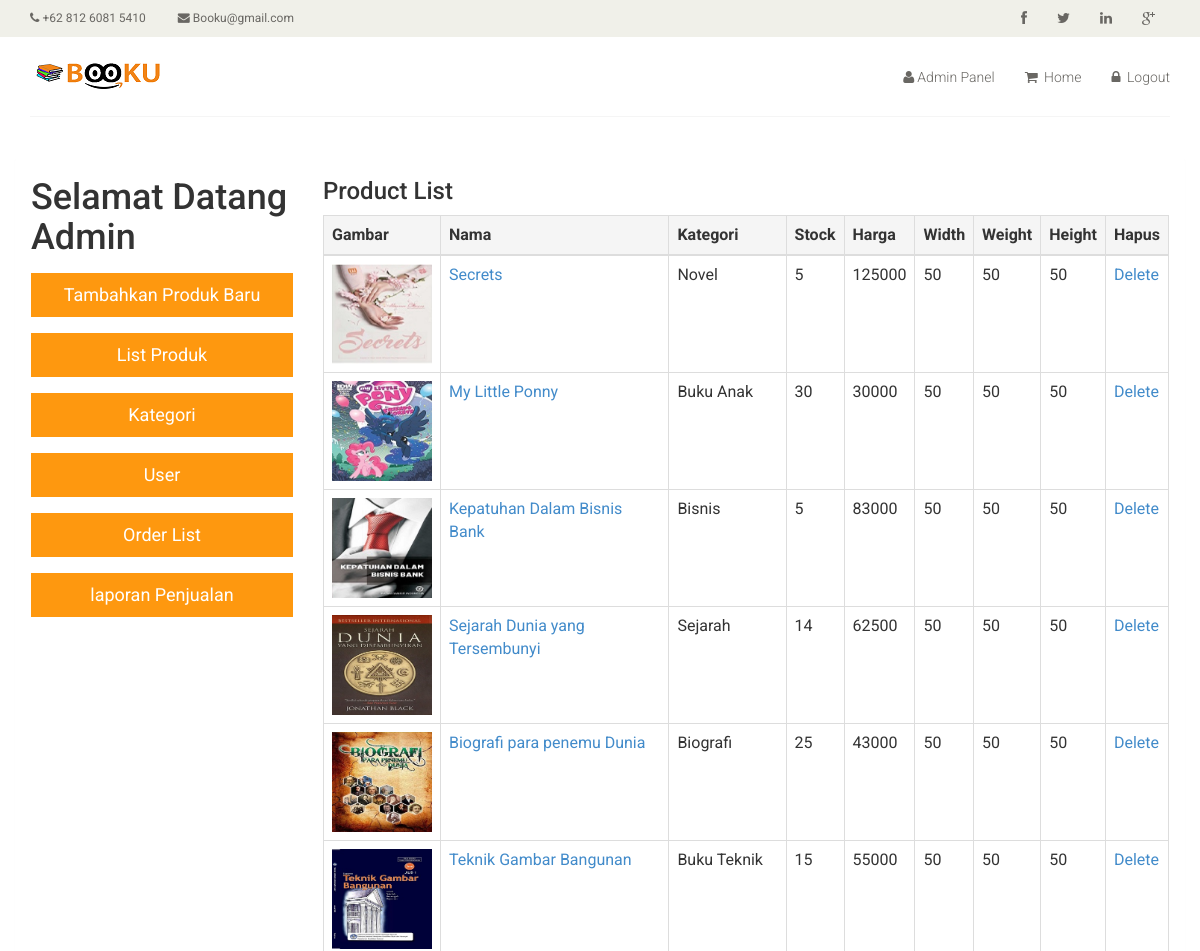
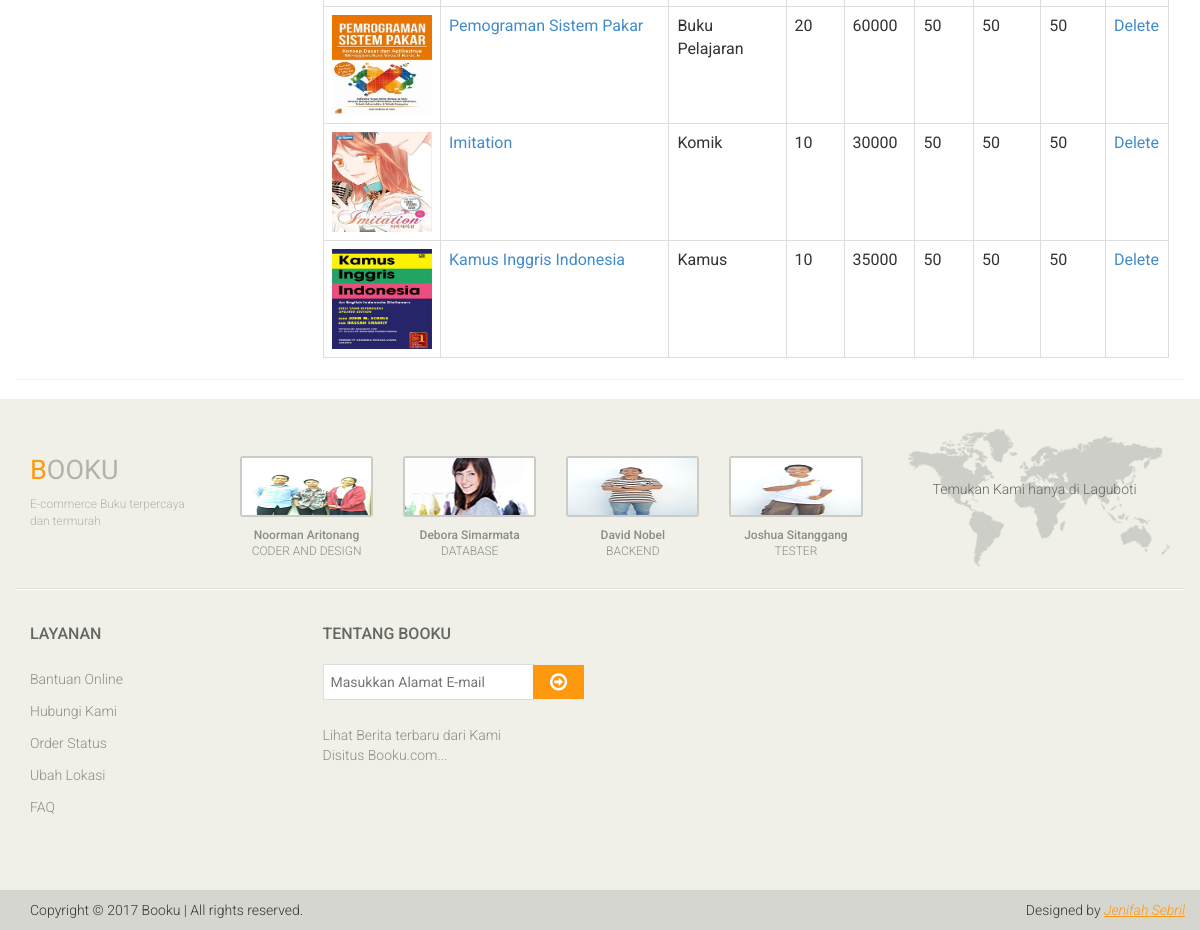
The page /productList.php (signed in) on the database its author committed (2 pictures, top to bottom).
### tables this page shows
CREATE TABLE `products` (
  `P_Id` int(10) NOT NULL,
  `Model` varchar(50) NOT NULL,
  `P_Name` varchar(50) NOT NULL,
  `Category` varchar(50) NOT NULL,
  `Stock` int(10) NOT NULL,
  `Price` int(10) NOT NULL,
  `Image` varchar(100) NOT NULL,
  `Width` int(10) NOT NULL,
  `Weight` int(10) NOT NULL,
  `Height` int(10) NOT NULL,
  `Deskripsi` varchar(500) NOT NULL,
  `Pengarang` varchar(100) NOT NULL,
  `BestSeller` varchar(100) NOT NULL,
  `discount` double DEFAULT 0,
  `hargapesan` int(200) NOT NULL,
  `promodiskon` varchar(100) NOT NULL
);

### productList.php (the view, shortened to what this page needs)
<html>
<head>
    <link href="css/bootstrap.min.css" rel="stylesheet">
    <link href="css/font-awesome.min.css" rel="stylesheet">
    <link href="css/prettyPhoto.css" rel="stylesheet">
    <link href="css/price-range.css" rel="stylesheet">
    <link href="css/animate.css" rel="stylesheet">
	<link href="css/main.css" rel="stylesheet">
	<link href="css/responsive.css" rel="stylesheet">
</head>
<body>
    <?php include('header.php');?>
<div class="container body-content">
    <div class="row panel" >
        <div  class="col-lg-3 ">
            <?php include('adminMenu.php');?>
        </div>
        <div class="col-lg-9 ">
            <table class="table table-hover table-bordered animated bounceInRight">
			<h3>Product List</h3>
				<thead>
					<tr class="active">
						<th >Gambar</th>
						<th >Nama</th>
						<th >Kategori</th>
						<th >Stock</th>
						<th >Harga</th>
						<th >Width</th>
						<th >Weight</th>
						<th >Height</th>
						<th >Hapus</th>
					</tr>
				</thead>
				<tbody>
					<?php
						require_once "config.php";
						$sql ="SELECT * FROM products order by P_Id desc";
						$result = mysqli_query($dbhandle,$sql);
						while($row=mysqli_fetch_array($result))
						{
							echo '<tr >';
							echo '<td><img src="'.$row["Image"].'" width="100" height="100" alt="image not found"></td>';
							$url1="editProduct.php?id=".$row["P_Id"];
							echo '<td>'.'<a href='. $url1.'>'.$row["P_Name"].'</a>'.'</td>';
							echo '<td>'.$row["Category"].'</td>';
							echo '<td>'.$row["Stock"].'</td>';
							echo '<td>'.$row["Price"].'</td>';
							echo '<td>'.$row["Width"].'</td>';
							echo '<td>'.$row["Weight"].'</td>';
							echo '<td>'.$row["Height"].'</td>';
							$url2="deleteProduct.php?id=".$row["P_Id"];
							echo '<td>'.'<a href='. $url2.'>Delete</a>'.'</td>';
							echo '</tr>';
						}
					?>
                    </tbody>
				</table>
        </div>
    </div>
</div>
<?php include('footer.php');?>
</body>
</html>

### css/main.css (style rules this page uses)
body { font-family: 'Roboto', sans-serif; background:; position: relative; font-weight:400px; }
a { -webkit-transition: 300ms; -moz-transition: 300ms; -o-transition: 300ms; transition: 300ms; }
h1, h2, h3, h4, h5, h6 { font-family: 'Roboto', sans-serif; }

### rows shown on the page
products: Image (picture), P_Name "Secrets", Category "Novel", Stock "5", Price "125000", Width "50", Weight "50", Height "50"
products: Image (picture), P_Name "My Little Ponny", Category "Buku Anak", Stock "30", Price "30000", Width "50", Weight "50", Height "50"
products: Image (picture), P_Name "Kepatuhan Dalam Bisnis Bank", Category "Bisnis", Stock "5", Price "83000", Width "50", Weight "50", Height "50"
products: Image (picture), P_Name "Sejarah Dunia yang Tersembunyi", Category "Sejarah", Stock "14", Price "62500", Width "50", Weight "50", Height "50"
products: Image (picture), P_Name "Biografi para penemu Dunia", Category "Biografi", Stock "25", Price "43000", Width "50", Weight "50", Height "50"
products: Image (picture), P_Name "Teknik Gambar Bangunan", Category "Buku Teknik", Stock "15", Price "55000", Width "50", Weight "50", Height "50"
products: Image (picture), P_Name "Pemograman Sistem Pakar", Category "Buku Pelajaran", Stock "20", Price "60000", Width "50", Weight "50", Height "50"
products: Image (picture), P_Name "Imitation", Category "Komik", Stock "10", Price "30000", Width "50", Weight "50", Height "50"
products: Image (picture), P_Name "Kamus Inggris Indonesia", Category "Kamus", Stock "10", Price "35000", Width "50", Weight "50", Height "50"
